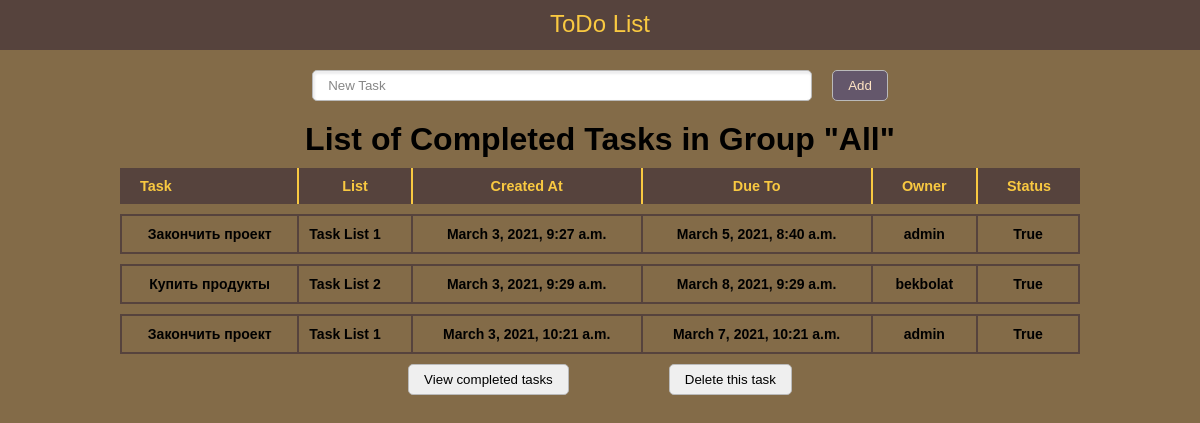
Page /completed on the committed database.
### main/models.py (models this page shows, shortened)
class Task(models.Model):
    DONE_CHOICE = (
        (True, "Закончено"),
        (False, "В прогрессе")
    )
    group = models.ForeignKey(TaskGroup, on_delete=models.CASCADE, verbose_name='Группа задачи')
    owner = models.ForeignKey(User, on_delete=models.CASCADE, verbose_name='Владелец задачи')
    title = models.CharField(max_length=100, verbose_name="Название задачи")
    created = models.DateTimeField(verbose_name='Дата создания', auto_now_add=True)
    due_on = models.DateTimeField(verbose_name='Дата выполнение')
    done = models.BooleanField(choices=DONE_CHOICE, verbose_name='Статус', default=False)
    class Meta:
        verbose_name = 'Задача'
        verbose_name_plural = 'Задачи'
        ordering = ['created']

class TaskGroup(models.Model):
    name = models.CharField(verbose_name='Название группы',
                            max_length=100)
    class Meta:
        verbose_name = 'Группа задач'
        verbose_name_plural = 'Группы задач'
    def __str__(self):
        return self.name

### main/views.py (the view)
# urls.py: path('completed', completed_todos),
def completed_todos(request, group_key=""):
    group = TaskGroup
    print(group_key)
    context = {}
    try:
        if group_key == "":
            context = {
                'todos': Task.objects.all().filter(done=True),
                'group': 'All'
            }
        if group_key and group_key != "":
            group = TaskGroup.objects.get(id=group_key)
            context = {
                'todos': Task.objects.all().filter(group=group_key, done=True),
                'group': group
            }
    except TaskGroup.DoesNotExist:
        context = {
            'todos': [],
            'group': 'Group does not exit'
        }
    return render(request, 'completedTodos.html', context=context)

### main/templates/completedTodos.html
{% extends "index.html" %}
{%block body%}
    <h1 class="list">List of Completed Tasks in Group "{{ group }}"</h1>
    <div class="todos">
        <table class="to-do-items">
            <tr>
                <th>Task</th>
                <th>List</th>
                <th>Created At</th>
                <th>Due To</th>
                <th>Owner</th>
                <th>Status</th>
            </tr>
            {% for todo in todos %}
            <tr>
                <td>{{ todo.title }} </td>
                <td>{{ todo.group }} </td>
                <td>{{ todo.created }}</td>
                <td>{{ todo.due_on }}</td>
                <td>{{ todo.owner }}</td>
                <td>{{ todo.done }}</td>
            </tr>
            {% endfor %}
        </table>
    </div>
{% endblock %}

### main/static/index.css (style rules this page uses)
* { padding: 0; margin: 0; box-sizing: border-box; font-family: Helvetica, sans-serif; }
body { background-color: #836b48; }
.list { margin-top: 20px; text-align: center; }
::placeholder { color: rgb(135, 135, 135); }
.to-do-items { width: 80%; border-spacing: 0 10px; font-family: 'Open Sans', sans-serif; font-weight: bold; }
.to-do-items th { padding: 10px 20px; background: #56433D; color: #F9C941; border-right: 2px solid; font-size: 0.9em; }
.to-do-items th:first-child { text-align: left; }
.to-do-items th:last-child { border-right: none; }
.to-do-items td { vertical-align: middle; padding: 10px; font-size: 14px; text-align: center; border-top: 2px solid #56433D; border-bottom: 2px solid #56433D; border-right: 2px solid #56433D; }
.to-do-items td:first-child { border-left: 2px solid #56433D; border-right: 2px solid #56433D; }
.to-do-items td:nth-child(2) { text-align: left; }
.todos { width: 100%; display: flex; justify-content: center; }

### rows in the picture
Task: title "Закончить проект", group "Task List 1", created "March 3, 2021, 9:27 a.m.", due_on "March 5, 2021, 8:40 a.m.", owner "admin", done "True"
Task: title "Купить продукты", group "Task List 2", created "March 3, 2021, 9:29 a.m.", due_on "March 8, 2021, 9:29 a.m.", owner "bekbolat", done "True"
Task: title "Закончить проект", group "Task List 1", created "March 3, 2021, 10:21 a.m.", due_on "March 7, 2021, 10:21 a.m.", owner "admin", done "True"

### other values in the picture
{{ group }} "All"
